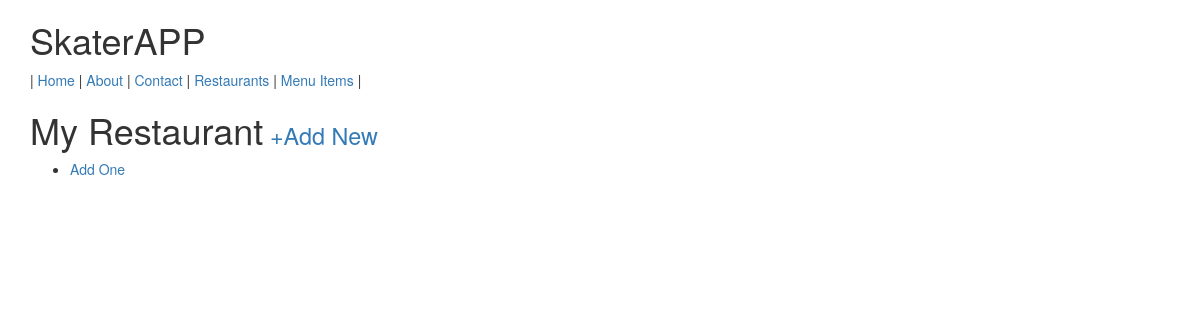
/restaurants/ (signed in), run on an earlier commit of the app's database.
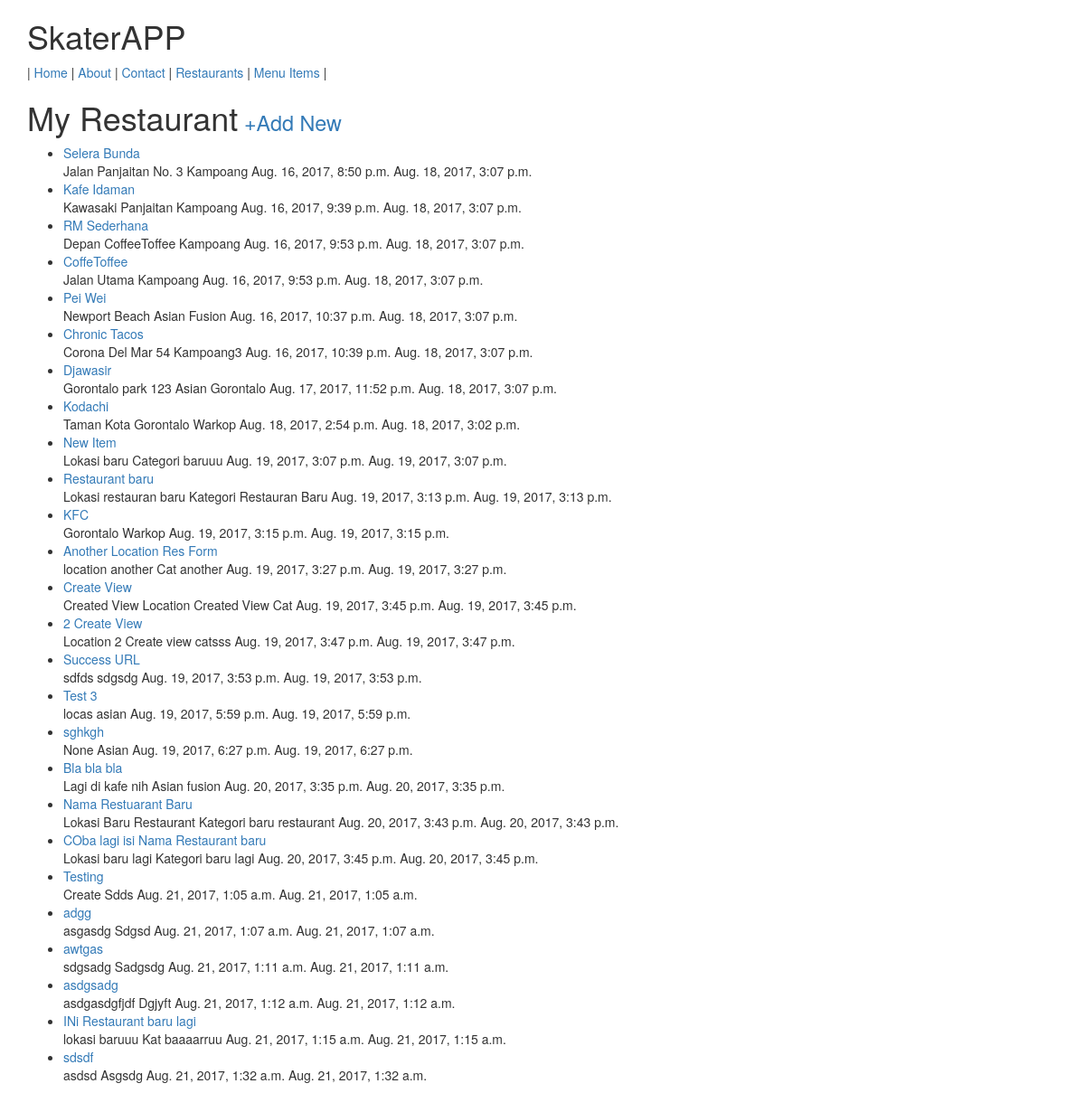
And on a later commit of the database.
### restaurants/models.py (models this page shows, shortened)
class RestaurantLocation(models.Model) :
    owner           = models.ForeignKey(User)  # django models unleashed joincfe
    name            = models.CharField(max_length = 120)
    location        = models.CharField(max_length = 120, null = True, blank = True)
    category        = models.CharField(max_length = 120, null = True, blank = True, validators=[validate_category])
    timestamp       = models.DateTimeField(auto_now_add = True)
    updated         = models.DateTimeField(auto_now=True)
    slug            = models.SlugField(unique=True, null=True, blank=True)
    objects = RestaurantLocationManager() # add Model.objects.all()
    def get_absolute_url(self):
        return reverse('restaurants:detail', kwargs={'slug': self.slug})

### restaurants/views.py (the view)
class RestaurantListView(LoginRequiredMixin, ListView) :
    def get_queryset(self):
        return RestaurantLocation.objects.filter(owner=self.request.user)

### restaurants/models.py (called while the page is built)
    def get_queryset(self):
        return RestaurantLocationQuerySet(self.model, using=self._db)

### restaurants/templates/restaurants/restaurantlocation_list.html (shortened to what this page needs)
{% extends 'base.html' %}
{%  block content %}
    <h1>My Restaurant<small><a href="{% url 'restaurants:create' %}"> +Add New</a> </small></h1>
    <ul>
        {% for obj in object_list %}
            <li><a href="{{ obj.get_absolute_url }}">{{ obj.name }}</a><br/>
            {{ obj.location }} {{ obj.category }} {{ obj.timestamp }}  {{ obj.updated }}
            </li>
            {% empty %}
                <li><a href="{% url 'restaurants:create' %}" >Add One</a></li>
        {% endfor %}
    </ul>
{% endblock content %}

What changed in the data, as far as the page shows it:
added RestaurantLocation: name "Selera Bunda", location "Jalan Panjaitan No. 3", category "Kampoang", timestamp "Aug. 16, 2017, 8:50 p.m.", updated "Aug. 18, 2017, 3:07 p.m."
added RestaurantLocation: name "Kafe Idaman", location "Kawasaki Panjaitan", category "Kampoang", timestamp "Aug. 16, 2017, 9:39 p.m.", updated "Aug. 18, 2017, 3:07 p.m."
added RestaurantLocation: name "RM Sederhana", location "Depan CoffeeToffee", category "Kampoang", timestamp "Aug. 16, 2017, 9:53 p.m.", updated "Aug. 18, 2017, 3:07 p.m."
added RestaurantLocation: name "CoffeToffee", location "Jalan Utama", category "Kampoang", timestamp "Aug. 16, 2017, 9:53 p.m.", updated "Aug. 18, 2017, 3:07 p.m."
added RestaurantLocation: name "Pei Wei", location "Newport Beach", category "Asian Fusion", timestamp "Aug. 16, 2017, 10:37 p.m.", updated "Aug. 18, 2017, 3:07 p.m."
added RestaurantLocation: name "Chronic Tacos", location "Corona Del Mar 54", category "Kampoang3", timestamp "Aug. 16, 2017, 10:39 p.m.", updated "Aug. 18, 2017, 3:07 p.m."
added RestaurantLocation: name "Djawasir", location "Gorontalo park 123", category "Asian Gorontalo", timestamp "Aug. 17, 2017, 11:52 p.m.", updated "Aug. 18, 2017, 3:07 p.m."
added RestaurantLocation: name "Kodachi", location "Taman Kota Gorontalo", category "Warkop", timestamp "Aug. 18, 2017, 2:54 p.m.", updated "Aug. 18, 2017, 3:02 p.m."
added RestaurantLocation: name "New Item", location "Lokasi baru", category "Categori baruuu", timestamp "Aug. 19, 2017, 3:07 p.m.", updated "Aug. 19, 2017, 3:07 p.m."
added RestaurantLocation: name "Restaurant baru", location "Lokasi restauran baru", category "Kategori Restauran Baru", timestamp "Aug. 19, 2017, 3:13 p.m.", updated "Aug. 19, 2017, 3:13 p.m."
added RestaurantLocation: name "KFC", location "Gorontalo", category "Warkop", timestamp "Aug. 19, 2017, 3:15 p.m.", updated "Aug. 19, 2017, 3:15 p.m."
added RestaurantLocation: name "Another Location Res Form", location "location another", category "Cat another", timestamp "Aug. 19, 2017, 3:27 p.m.", updated "Aug. 19, 2017, 3:27 p.m."
added RestaurantLocation: name "Create View", location "Created View Location", category "Created View Cat", timestamp "Aug. 19, 2017, 3:45 p.m.", updated "Aug. 19, 2017, 3:45 p.m."
added RestaurantLocation: name "2 Create View", location "Location 2 Create view", category "catsss", timestamp "Aug. 19, 2017, 3:47 p.m.", updated "Aug. 19, 2017, 3:47 p.m."
added RestaurantLocation: name "Success URL", location "sdfds", category "sdgsdg", timestamp "Aug. 19, 2017, 3:53 p.m.", updated "Aug. 19, 2017, 3:53 p.m."
added RestaurantLocation: name "Test 3", location "locas", category "asian", timestamp "Aug. 19, 2017, 5:59 p.m.", updated "Aug. 19, 2017, 5:59 p.m."
added RestaurantLocation: name "sghkgh", location "None", category "Asian", timestamp "Aug. 19, 2017, 6:27 p.m.", updated "Aug. 19, 2017, 6:27 p.m."
added RestaurantLocation: name "Bla bla bla", location "Lagi di kafe nih", category "Asian fusion", timestamp "Aug. 20, 2017, 3:35 p.m.", updated "Aug. 20, 2017, 3:35 p.m."
added RestaurantLocation: name "Nama Restuarant Baru", location "Lokasi Baru Restaurant", category "Kategori baru restaurant", timestamp "Aug. 20, 2017, 3:43 p.m.", updated "Aug. 20, 2017, 3:43 p.m."
added RestaurantLocation: name "COba lagi isi Nama Restaurant baru", location "Lokasi baru lagi", category "Kategori baru lagi", timestamp "Aug. 20, 2017, 3:45 p.m.", updated "Aug. 20, 2017, 3:45 p.m."
added RestaurantLocation: name "Testing", location "Create", category "Sdds", timestamp "Aug. 21, 2017, 1:05 a.m.", updated "Aug. 21, 2017, 1:05 a.m."
added RestaurantLocation: name "adgg", location "asgasdg", category "Sdgsd", timestamp "Aug. 21, 2017, 1:07 a.m.", updated "Aug. 21, 2017, 1:07 a.m."
added RestaurantLocation: name "awtgas", location "sdgsadg", category "Sadgsdg", timestamp "Aug. 21, 2017, 1:11 a.m.", updated "Aug. 21, 2017, 1:11 a.m."
added RestaurantLocation: name "asdgsadg", location "asdgasdgfjdf", category "Dgjyft", timestamp "Aug. 21, 2017, 1:12 a.m.", updated "Aug. 21, 2017, 1:12 a.m."
added RestaurantLocation: name "INi Restaurant baru lagi", location "lokasi baruuu", category "Kat baaaarruu", timestamp "Aug. 21, 2017, 1:15 a.m.", updated "Aug. 21, 2017, 1:15 a.m."
added RestaurantLocation: name "sdsdf", location "asdsd", category "Asgsdg", timestamp "Aug. 21, 2017, 1:32 a.m.", updated "Aug. 21, 2017, 1:32 a.m."
Also different on the page:
text no longer shown: "Add One"
